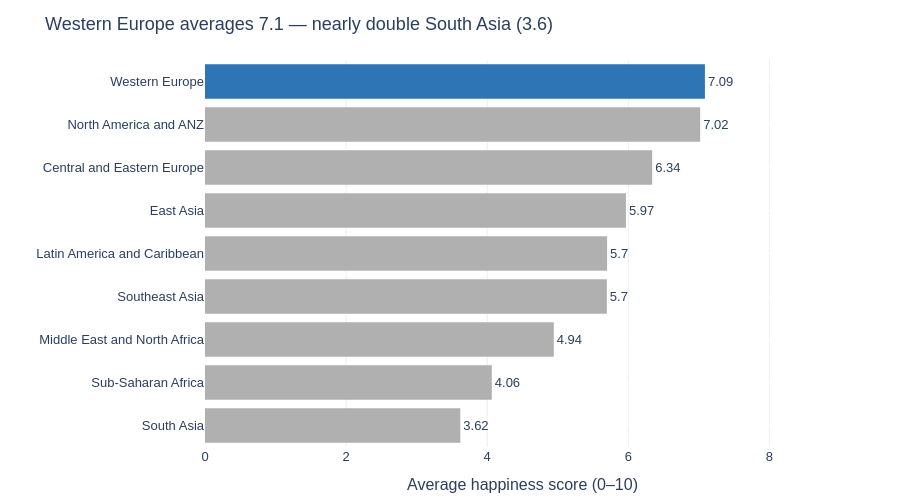

Source (notebook cell):
### Markdown cell above
---
## Task 1 — Regional Comparison Bar Chart

**What to build:** A horizontal bar chart showing the **average happiness score by region**, sorted from highest to lowest.

**Requirements:**
- Horizontal orientation (category names are long)
- Sorted by score, descending (so the happiest region is at the top)
- Zero baseline on x-axis
- At least one design choice that goes beyond the Plotly default (colour, annotation, labels, etc.)
- An insight title that answers: *which region stands out and why does it matter?*

**Hint:** Use `df.groupby('Region')['Happiness_Score'].mean()` to compute the averages.

### Code cell
# Task 1: Regional comparison bar chart
# -------------------------------------

# Step 1: Compute average happiness score by region
region_avg = (df.groupby('Region')['Happiness_Score']
              .mean()
              .reset_index()
              .sort_values('Happiness_Score'))  # sort for horizontal bar

print(region_avg)

# Step 2: Build your chart
region_avg['Color'] = region_avg['Region'].apply(
    lambda r: 'Western Europe' if r == 'Western Europe' else 'Other'
)

fig = px.bar(
    region_avg,
    x='Happiness_Score',
    y='Region',
    orientation='h',
    color='Color',
    color_discrete_map={
        'Western Europe': '#2E75B6',
        'Other': '#B0B0B0',
    },
    title='Western Europe averages 7.1 — nearly double South Asia (3.6)',
    labels={'Happiness_Score': 'Average happiness score (0–10)', 'Region': ''},
    text=region_avg['Happiness_Score'].round(2),
    height=500,
)
fig.update_traces(textposition='outside', marker_line_width=0, cliponaxis=False)
fig.update_layout(
    xaxis=dict(range=[0, 9], gridcolor='#EEEEEE'),
    yaxis=dict(gridcolor='white'),
    plot_bgcolor='white',
    paper_bgcolor='white',
    font=dict(family='Arial', size=13),
    showlegend=False,
    margin=dict(l=10, r=60, t=60, b=40),
)
fig.show()

### Figure 1 — Plotly figure (JSON) as saved in the notebook; plotly's stock layout.template omitted (floating-point values rounded to 4 significant figures)
{"data": [{"cliponaxis": false, "hovertemplate": "Color=Other<br>Average happiness score (0–10)=%{x}<br>=%{y}<br>text=%{text}<extra></extra>", "legendgroup": "Other", "marker": {"color": "#B0B0B0", "line": {"width": 0}, "pattern": {"shape": ""}}, "name": "Other", "orientation": "h", "showlegend": true, "text": [3.62, 4.06, 4.94, 5.7, 5.7, 5.97, 6.34, 7.02], "textposition": "outside", "type": "bar", "x": [3.618, 4.065, 4.943, 5.695, 5.699, 5.966, 6.338, 7.018], "xaxis": "x", "y": ["South Asia", "Sub-Saharan Africa", "Middle East and North Africa", "Southeast Asia", "Latin America and Caribbean", "East Asia", "Central and Eastern Europe", "North America and ANZ"], "yaxis": "y"}, {"cliponaxis": false, "hovertemplate": "Color=Western Europe<br>Average happiness score (0–10)=%{x}<br>=%{y}<br>text=%{text}<extra></extra>", "legendgroup": "Western Europe", "marker": {"color": "#2E75B6", "line": {"width": 0}, "pattern": {"shape": ""}}, "name": "Western Europe", "orientation": "h", "showlegend": true, "text": [7.09], "textposition": "outside", "type": "bar", "x": [7.086], "xaxis": "x", "y": ["Western Europe"], "yaxis": "y"}], "layout": {"barmode": "relative", "font": {"family": "Arial", "size": 13}, "height": 500, "legend": {"title": {"text": "Color"}, "tracegroupgap": 0}, "margin": {"b": 40, "l": 10, "r": 60, "t": 60}, "paper_bgcolor": "white", "plot_bgcolor": "white", "showlegend": false, "title": {"text": "Western Europe averages 7.1 — nearly double South Asia (3.6)"}, "xaxis": {"anchor": "y", "domain": [0, 1], "gridcolor": "#EEEEEE", "range": [0, 9], "title": {"text": "Average happiness score (0–10)"}}, "yaxis": {"anchor": "x", "domain": [0, 1], "gridcolor": "white", "title": {"text": ""}}}}
